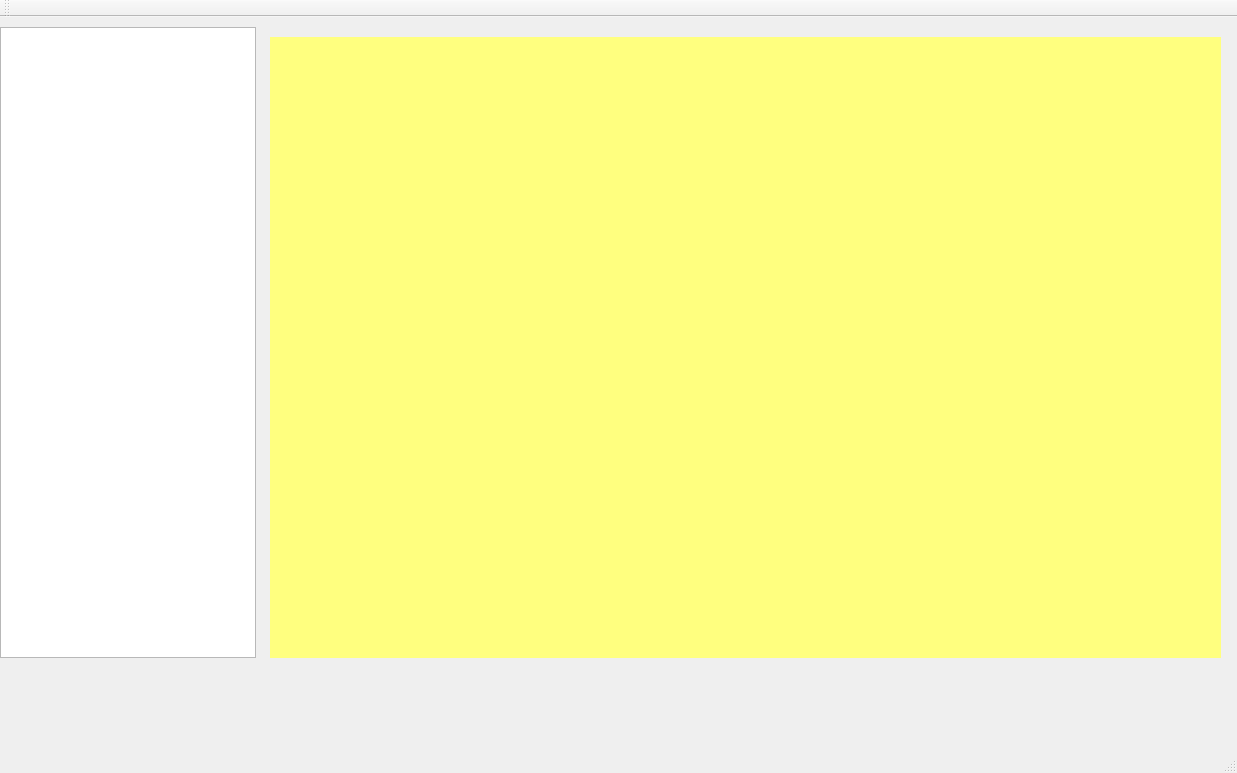
<?xml version="1.0" encoding="UTF-8"?>
<ui version="4.0">
 <class>IMGProClass</class>
 <widget class="QMainWindow" name="IMGProClass">
  <property name="geometry">
   <rect>
    <x>0</x>
    <y>0</y>
    <width>1237</width>
    <height>773</height>
   </rect>
  </property>
  <property name="windowTitle">
   <string>测试</string>
  </property>
  <widget class="QWidget" name="centralWidget">
   <widget class="QTreeView" name="treeView">
    <property name="geometry">
     <rect>
      <x>0</x>
      <y>10</y>
      <width>256</width>
      <height>631</height>
     </rect>
    </property>
   </widget>
   <widget class="QWidget" name="widget" native="true">
    <property name="geometry">
     <rect>
      <x>270</x>
      <y>20</y>
      <width>951</width>
      <height>621</height>
     </rect>
    </property>
    <property name="sizePolicy">
     <sizepolicy hsizetype="Expanding" vsizetype="Expanding">
      <horstretch>0</horstretch>
      <verstretch>0</verstretch>
     </sizepolicy>
    </property>
    <property name="mouseTracking">
     <bool>true</bool>
    </property>
    <property name="styleSheet">
     <string notr="true">background-color: rgb(255, 255, 127);</string>
    </property>
   </widget>
  </widget>
  <widget class="QMenuBar" name="menuBar">
   <property name="geometry">
    <rect>
     <x>0</x>
     <y>0</y>
     <width>1237</width>
     <height>26</height>
    </rect>
   </property>
  </widget>
  <widget class="QToolBar" name="mainToolBar">
   <attribute name="toolBarArea">
    <enum>TopToolBarArea</enum>
   </attribute>
   <attribute name="toolBarBreak">
    <bool>false</bool>
   </attribute>
  </widget>
  <widget class="QStatusBar" name="statusBar"/>
 </widget>
 <layoutdefault spacing="6" margin="11"/>
 <tabstops>
  <tabstop>treeView</tabstop>
 </tabstops>
 <resources>
  <include location="IMGPro.qrc"/>
 </resources>
 <connections/>
</ui>
